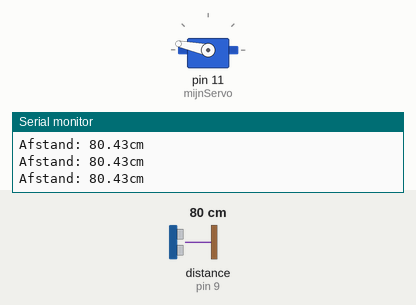
The sketch below on a simulated Arduino Uno, built with avr-gcc and run on an emulated ATmega328P. Parts: servo, the last lines printed to the serial monitor. Wiring (inferred from the names in the program): ultrasonic range finder: trigger pin 10; echo pin 9. The test bench sets the inputs (shaded band); at power-on: distance to the obstacle (sensor on pin 9) 80 cm. The echo pulse lasts 58.3 µs per cm.

Above: at 1.2 s.
1.3 s: distance to the obstacle (sensor on pin 9) set to 9 cm
At 1.94 s:
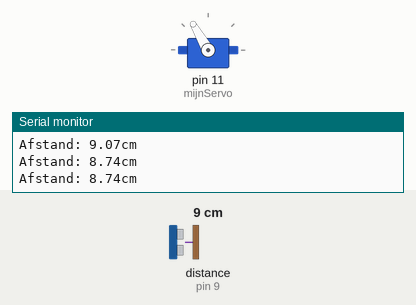
4.3 s: distance to the obstacle (sensor on pin 9) set to 18 cm
6.0 s: distance to the obstacle (sensor on pin 9) set to 2 cm
At 6.9 s:
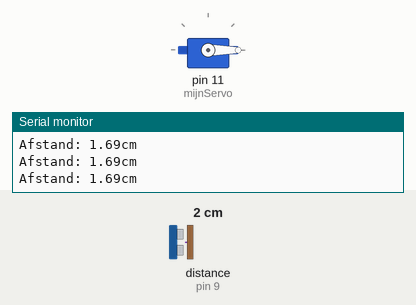
7.6 s: distance to the obstacle (sensor on pin 9) set to 35 cm
At 8.5 s:
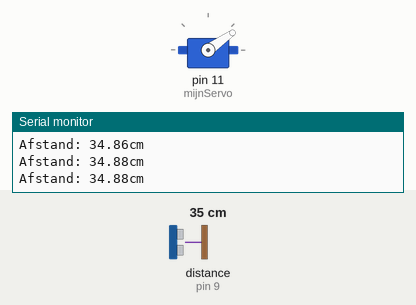
9.2 s: distance to the obstacle (sensor on pin 9) set to 60 cm
At 10.6 s:
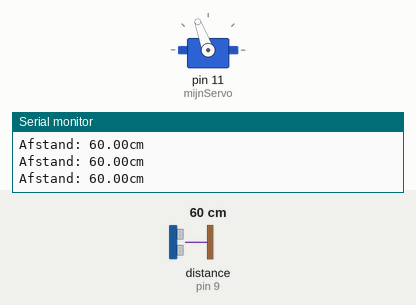
10.9 s: distance to the obstacle (sensor on pin 9) set to 4 cm
At 12.0 s:
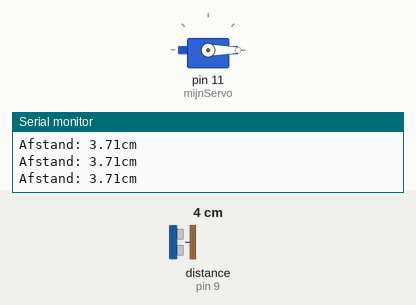
Timing chart, 0 to 13.5 s (numbered marks = the images above; inputs shaded):
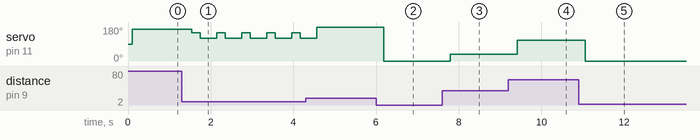

The sketch:

Opdracht7.ino
```cpp
// Servo motor library importeren
#include <Servo.h>

// Variabele voor de sensor
const int trigPin = 10;
const int echoPin = 9;

// Variabele voor de tijdsduur van de servo
float tijdsduur;

// Variabele voor de afstand van het object
float afstand;

// Variabele voor de servo
Servo mijnServo;

void setup() {
  // Variabele voor de sensor koppelen aan de sensor
  pinMode(trigPin, OUTPUT);
  pinMode(echoPin, INPUT);

  // Servo koppelen aan een pin
  mijnServo.attach(11);

  // Serial monitor starten
  Serial.begin(9600);
}

void loop() {
  // Geluid uitzetten om te testen hoelang het duurt voordat het weerkaast wordt
  digitalWrite(trigPin, LOW);
  delayMicroseconds(2);
  digitalWrite(trigPin, HIGH);

  delayMicroseconds(10);
  digitalWrite(trigPin, LOW);

  // Tijdsduur bereken
  tijdsduur = pulseIn(echoPin, HIGH);

  // Afstand bereken
  afstand = tijdsduur / 58;

  // Astand in de serial monitor zetten
  Serial.print("Afstand: ");
  Serial.print(afstand);
  Serial.println("cm");
  delay(100);

  // Afstand uitlezen en neerzetten in de servo
  int mapWaarde = map(afstand, 4 , 10, 0, 180);
  mijnServo.write(mapWaarde);

  // Even wachten
  delay(100);
}
```

Measured:
- after the input at 1.3 s, servo on pin 11 (mijnServo): alternates 150° for 0.20 s and 120° for 0.40 s, starting after 0.24 s
- after the input at 6.0 s, servo on pin 11 (mijnServo): 180° → 0° after 0.18 s
- after the input at 7.6 s, servo on pin 11 (mijnServo): 0° → 35° after 0.20 s
- after the input at 9.2 s, servo on pin 11 (mijnServo): 35° → 110° after 0.22 s
- after the input at 10.9 s, servo on pin 11 (mijnServo): 110° → 0° after 0.16 s
